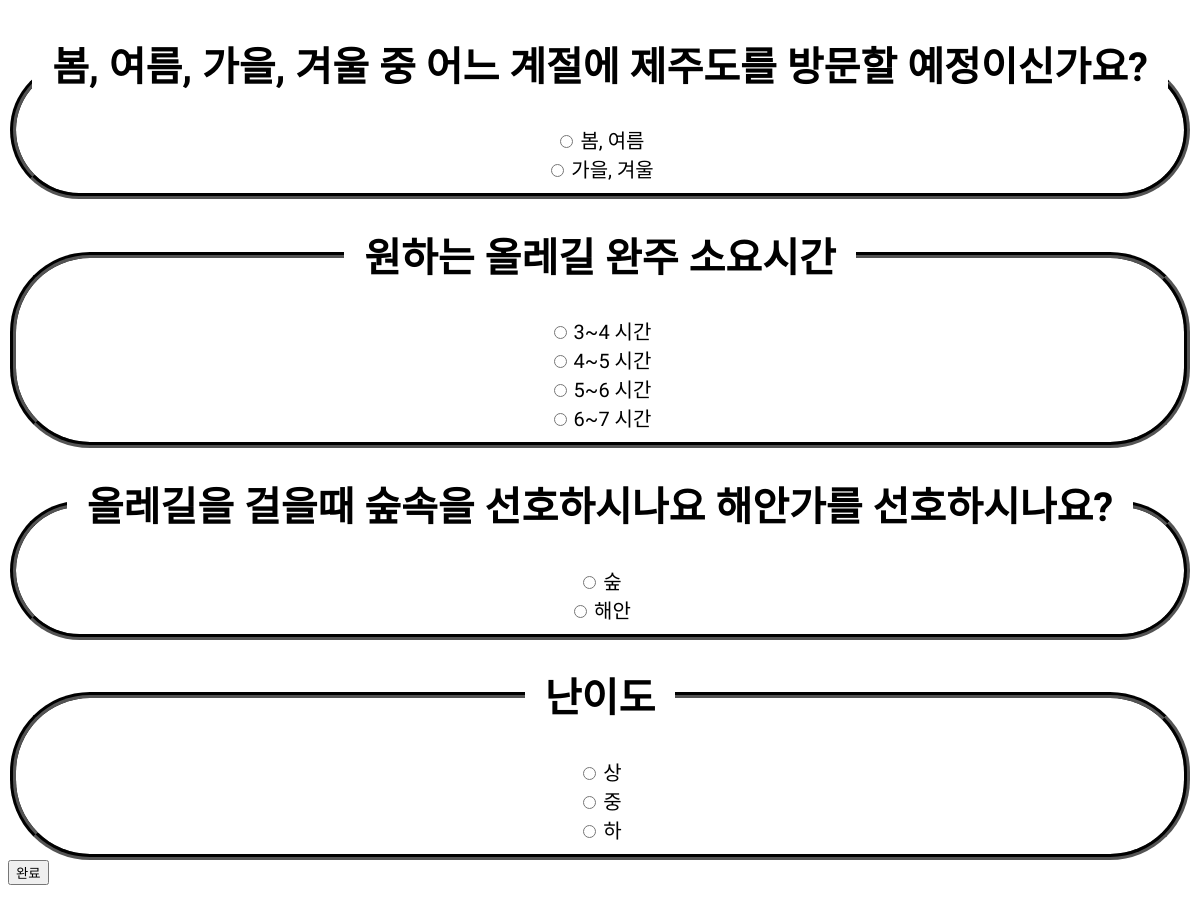
Screenshot of /aaa/detail/ with the database file from the repository.
### aaa/models.py (models this page shows, shortened)
class Question(models.Model):
    question_text = models.CharField(max_length=200)
    pub_date = models.DateTimeField('date published')

class Choice(models.Model):
    question = models.ForeignKey(Question, on_delete=models.CASCADE)
    choice_text = models.CharField(max_length=200)
    votes = models.IntegerField(default=0)

### aaa/views.py (the view)
# urls.py: path('detail/', views.detail, name='detail'),
def detail(request):
    question1 = Question.objects.get(id=1)
    question2 = Question.objects.get(id=2)
    question3 = Question.objects.get(id=3)
    question4 = Question.objects.get(id=4)
    context = {'question1': question1, 'question2': question2, 'question3': question3, 'question4': question4}
    return render(request, 'aaa/detail.html', context)

### aaa/templates/aaa/detail.html (shortened to what this page needs)
<form action="{% url 'aaa:vote' %}" method="post">
<fieldset>
    <legend><h1>{{ question1.question_text }}</h1></legend>
    {% for choice in question1.choice_set.all %}
        <input type="radio" name="question1_choice" id="choice{{ forloop.counter }}" value="{{ choice.id }}">
        <label for="choice{{ forloop.counter }}">{{ choice.choice_text }}</label><br>
    {% endfor %}
</fieldset>
<fieldset>
     <legend><h1>{{ question2.question_text }}</h1></legend>
    {% for choice in question2.choice_set.all %}
        <input type="radio" name="question2_choice" id="choice{{ forloop.counter }}+2" value="{{ choice.id }}">
        <label for="choice{{ forloop.counter }}">{{ choice.choice_text }}</label><br>
    {% endfor %}
</fieldset>
<fieldset>
     <legend><h1>{{ question3.question_text }}</h1></legend>
    {% for choice in question3.choice_set.all %}
        <input type="radio" name="question3_choice" id="choice{{ forloop.counter }}+6" value="{{ choice.id }}">
        <label for="choice{{ forloop.counter }}">{{ choice.choice_text }}</label><br>
    {% endfor %}
</fieldset>
<fieldset>
    <legend><h1>{{ question4.question_text }}</h1></legend>
    {% for choice in question4.choice_set.all %}
        <input type="radio" name="question4_choice" id="choice{{ forloop.counter }}+8" value="{{ choice.id }}">
        <label for="choice{{ forloop.counter }}">{{ choice.choice_text }}</label><br>
    {% endfor %}
</fieldset>
<input type="submit" value="완료">
</form>

### aaa/templates/aaa/detail.html (style rules this page uses)
fieldset { text-align: center; border: 6px groove black; border-radius: 80px 80px; font-family: 'Hi Melody', cursive; }
legend { text-align: center; font-size: 50px; padding-left: 20px; padding-right: 20px; }
legend h1 { text-align: center; font-size: 40px; }
label { font-size: 20px; }

### rows the page displays
Question: question_text "봄, 여름, 가을, 겨울 중 어느 계절에 제주도를 방문할 예정이신가요?"
Choice: choice_text "봄, 여름"
Choice: choice_text "가을, 겨울"
Question: question_text "원하는 올레길 완주 소요시간"
Choice: choice_text "3~4 시간"
Choice: choice_text "4~5 시간"
Choice: choice_text "5~6 시간"
Choice: choice_text "6~7 시간"
Question: question_text "올레길을 걸을때 숲속을 선호하시나요 해안가를 선호하시나요?"
Choice: choice_text "숲"
Choice: choice_text "해안"
Question: question_text "난이도"
Choice: choice_text "상"
Choice: choice_text "중"
Choice: choice_text "하"
